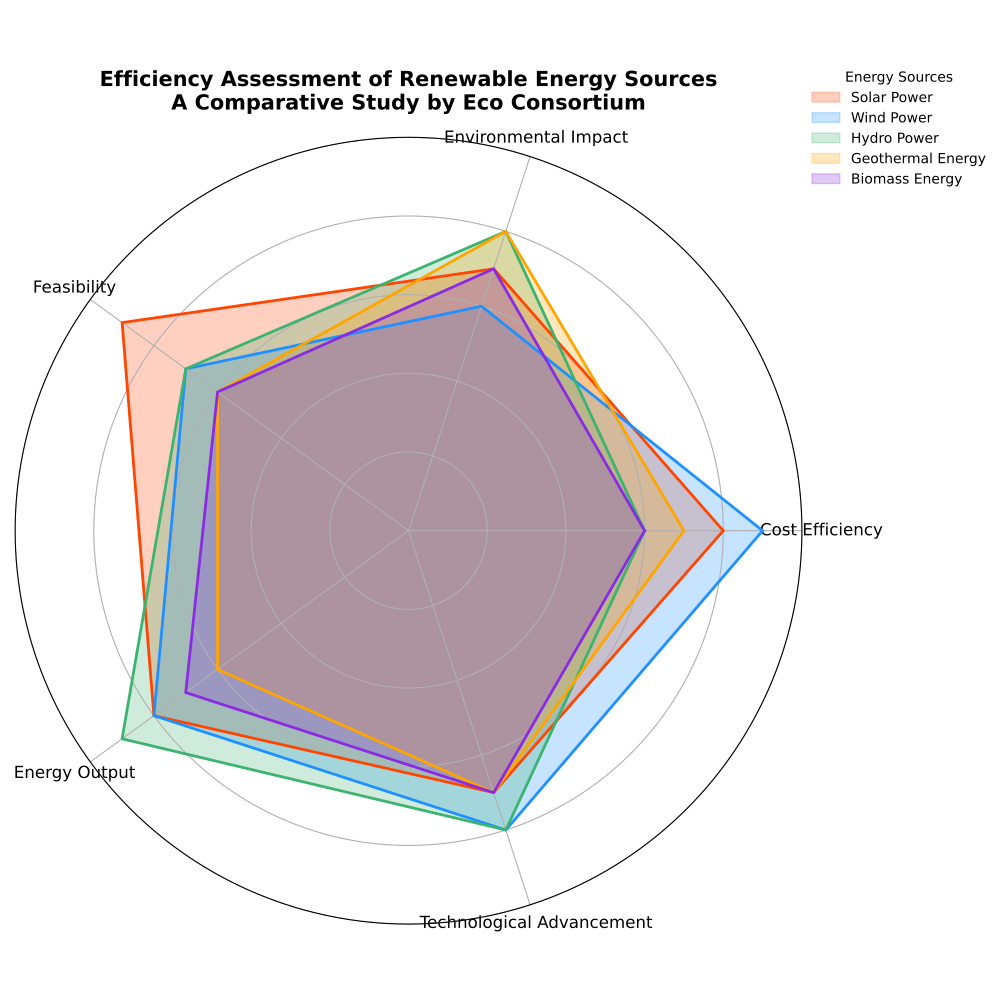

Write Python code to recreate this figure.
import matplotlib.pyplot as plt
import numpy as np

categories = ['Cost Efficiency', 'Environmental Impact', 'Feasibility', 'Energy Output', 'Technological Advancement']
solar_data = [8, 7, 9, 8, 7]
wind_data = [9, 6, 7, 8, 8]
hydro_data = [6, 8, 7, 9, 8]
geothermal_data = [7, 8, 6, 6, 7]
biomass_data = [6, 7, 6, 7, 7]

data_entries = {
    'Solar Power': solar_data,
    'Wind Power': wind_data,
    'Hydro Power': hydro_data,
    'Geothermal Energy': geothermal_data,
    'Biomass Energy': biomass_data
}

angles = np.linspace(0, 2 * np.pi, len(categories), endpoint=False).tolist()
angles += angles[:1]

colors = ['#FF4500', '#1E90FF', '#3CB371', '#FFA500', '#8A2BE2']

fig, ax = plt.subplots(figsize=(10, 10), subplot_kw=dict(polar=True))

for (name, data), color in zip(data_entries.items(), colors):
    data += data[:1]  # Repeat the first value at the end to close the loop
    ax.fill(angles, data, color=color, alpha=0.25, label=name)
    ax.plot(angles, data, color=color, linewidth=2)

ax.set_xticks(angles[:-1])
ax.set_xticklabels(categories, fontsize=12)
ax.set_yticklabels([])
ax.set_ylim(0, 10)
ax.set_title('Efficiency Assessment of Renewable Energy Sources\nA Comparative Study by Eco Consortium', size=15, weight='bold', pad=20)

ax.legend(loc='upper right', bbox_to_anchor=(1.25, 1.1), title="Energy Sources", frameon=False)

plt.tight_layout()
plt.show()
